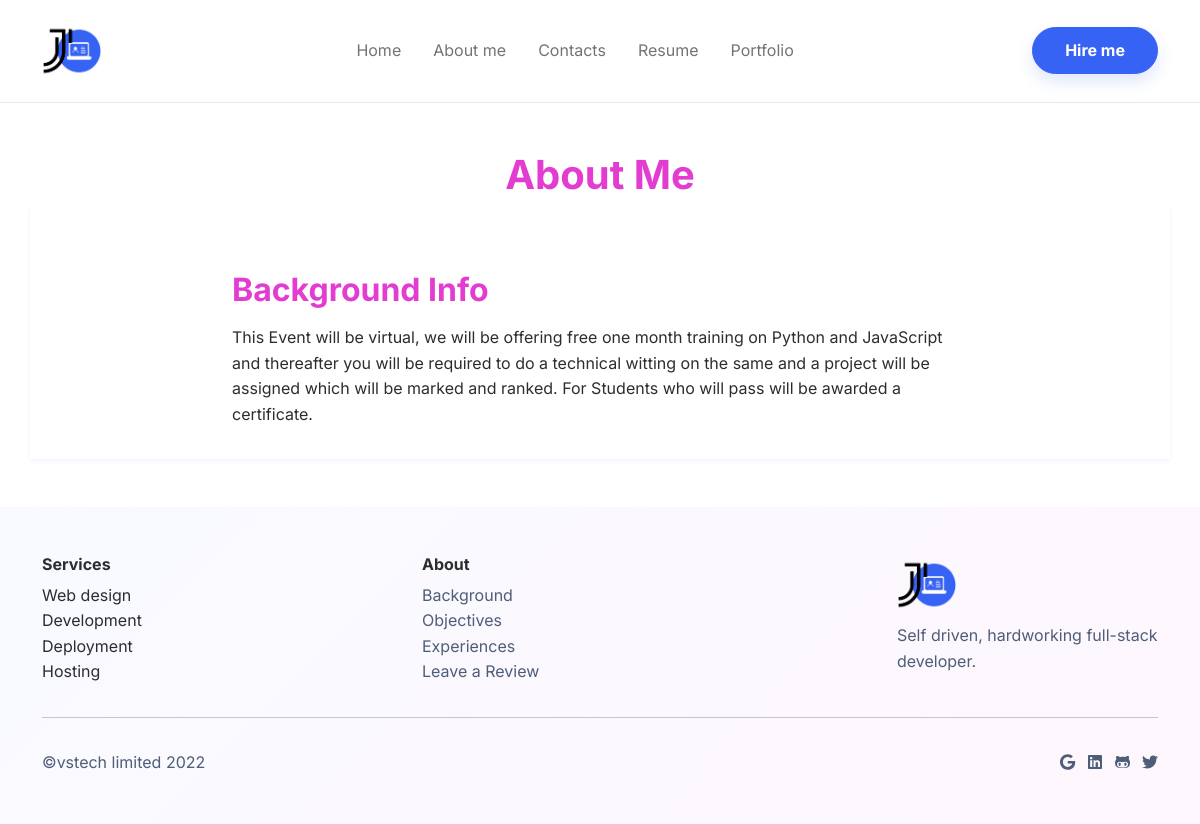
Page /about/ on the earlier database version.
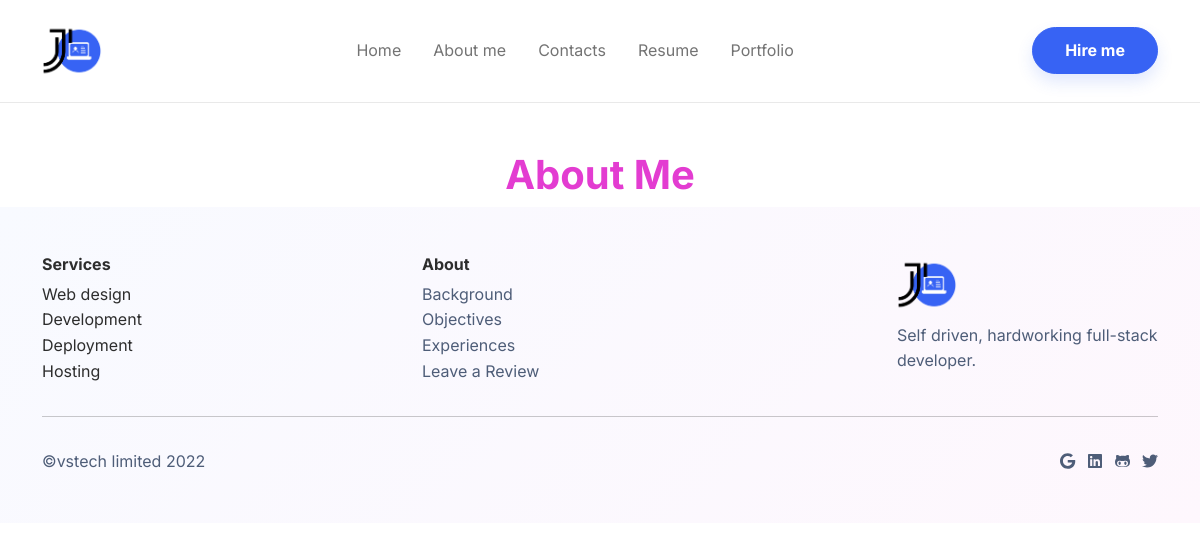
Same page on the later database version.
### base/models.py (models this page shows, shortened)
class About(models.Model):
    title = models.CharField(max_length=50)
    description = models.TextField(max_length=500)
    image = models.ImageField(upload_to='about/', null=True, blank=True)
    class Meta:
        verbose_name_plural = 'About'

### base/views.py (the view)
# urls.py: path('about/', views.about, name='about'),
def about(request):
    about = About.objects.all()
    context = {
        'about': about,
    }
    return render(request, 'about.html', context)

### templates/about.html (shortened to what this page needs)
{% extends 'base.html' %}
{% block content %}
<h1 class="fw-bold text-secondary mt-5 text-center">About Me</h1>
{% if about %}
    {% for abt in about %}
        <section class="pb-5" id="background">
            <div class="container py-3 shadow-sm">
                <div class="row justify-content-center align-items-center">
                    <div class="col-md-8">
                        <h2 class="fw-bold text-secondary mt-5">{{ abt.title }}</h2>
                        <p class="text-secondary">{{ abt.description|linebreaks}}</p>
                    </div>
                </div>
            </div>
        </section>
    {% endfor %}
{% endif %}
{% endblock %}

Differences in the rows shown:
removed About: title "Background Info", description "This Event will be virtual, we will be offering free one month training on Python and JavaScript and thereafter you will be required to do a technical witting on the same and a project will be assigned which will be marked and ranked. For Students who will pass will be awarded a certificate."
